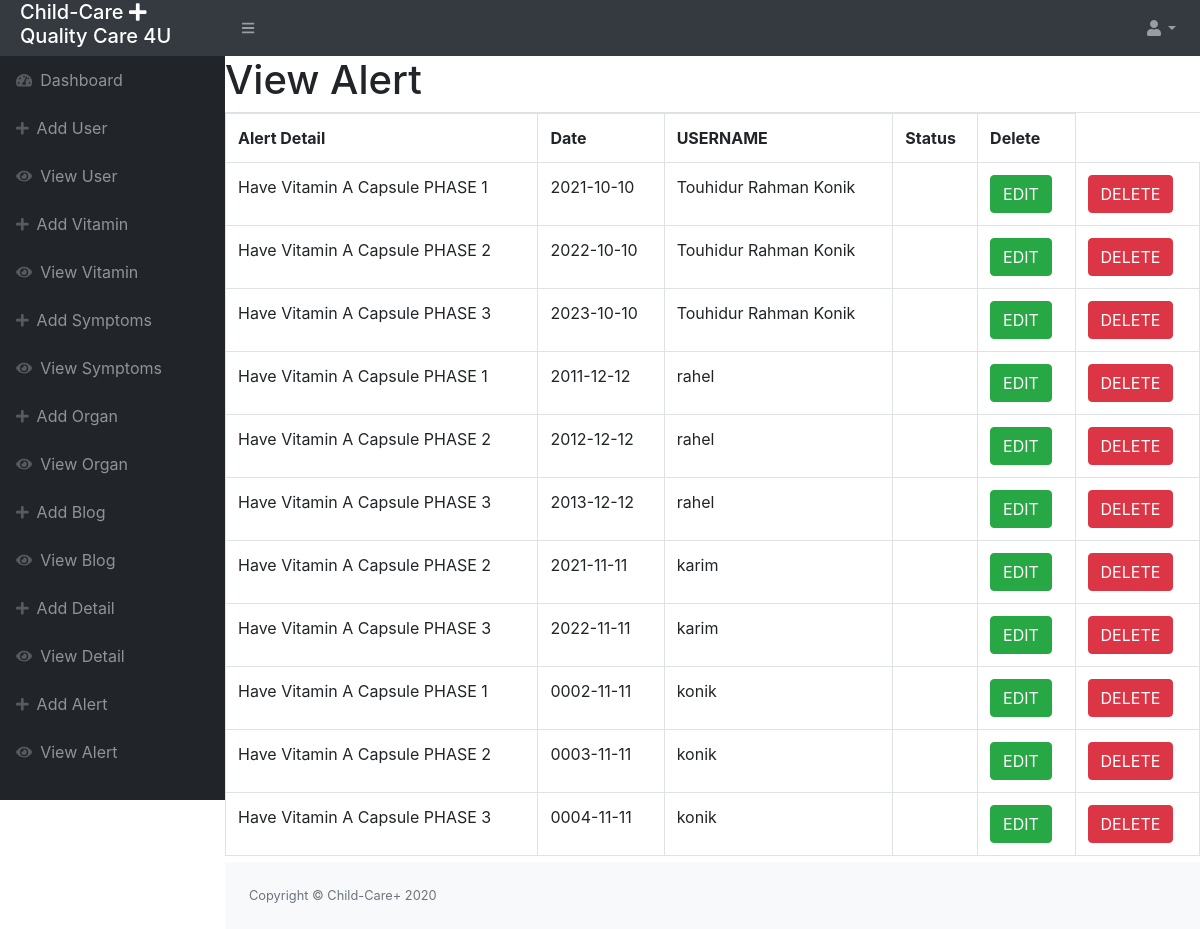
Screenshot of /child-care/admin/view-alert with the database file from the repository.
### tables this page shows
CREATE TABLE `tbl_alert` (
  `A_ID` int(255) NOT NULL,
  `ALERT_DETAIL` varchar(255) NOT NULL,
  `ALERT_DATE` date NOT NULL,
  `USER_ID` int(11) NOT NULL,
  `STATUS` varchar(255) NOT NULL
);

CREATE TABLE `tbl_user` (
  `ID` int(255) NOT NULL,
  `NAME` varchar(255) NOT NULL,
  `EMAIL` varchar(255) NOT NULL,
  `PASSWORD` varchar(255) NOT NULL,
  `C-PASSWORD` varchar(255) NOT NULL,
  `BLOOD-GROUP` varchar(255) NOT NULL,
  `WEIGHT` varchar(255) NOT NULL,
  `DOB` varchar(255) NOT NULL,
  `TYPE` varchar(255) NOT NULL
);

### child-care/application/controllers/Admin.php (called while the page is built, shortened)
<?php
class Admin extends CI_Controller {
		public function view_alert()
	{
		$data['title']='View alert';
		$data['alert']=$this->db->select('*')->from("tbl_alert,tbl_user")->where("tbl_alert.USER_ID=tbl_user.ID")->get()->result_array();
			$this->load->view('admin/inc/header');
			$this->load->view('admin/view-alert',$data);
			$this->load->view('admin/inc/footer');
	}
}

### child-care/index.php (called while the page is built, shortened)
<?php
require_once BASEPATH.'core/CodeIgniter.php';

### child-care/application/views/admin/view-alert.php (the view)
<div id="layoutSidenav_content">
                <main>
<div id="container">
<h1>View Alert</h1>
 <table class="table table-bordered" id="dataTable" width="100%" cellspacing="0">
<tr>
	<th>Alert Detail</th>
	<th>Date</th>
	<th>USERNAME</th>
	<th>Status</th>
	<th>Delete</th>
</tr>
<?php
foreach ($alert as $row) {
echo '<tr>';
echo '<td>'.$row['ALERT_DETAIL'].'</td>';
echo '<td>'.$row['ALERT_DATE'].'</td>';
echo '<td>'.$row['NAME'].'</td>';
echo '<td>'.$row['STATUS'].'</td>';
echo '<td><a href="'.base_url().'admin/edit-alert/'.$row['A_ID'].'"><button class="btn btn-success">EDIT</button><a></td>';
echo '<td><a href="'.base_url().'admin/delete-alert/'.$row['A_ID'].'"><button class="btn btn-danger">DELETE</button><a></td>';
echo '</tr>';
}
?>
</table>
</div>
      </main>

### rows the page displays
tbl_alert: ALERT_DETAIL "Have Vitamin A Capsule PHASE 1", ALERT_DATE "2021-10-10", USER_ID.NAME "Touhidur Rahman Konik"
tbl_alert: ALERT_DETAIL "Have Vitamin A Capsule PHASE 2", ALERT_DATE "2022-10-10", USER_ID.NAME "Touhidur Rahman Konik"
tbl_alert: ALERT_DETAIL "Have Vitamin A Capsule PHASE 3", ALERT_DATE "2023-10-10", USER_ID.NAME "Touhidur Rahman Konik"
tbl_alert: ALERT_DETAIL "Have Vitamin A Capsule PHASE 1", ALERT_DATE "2011-12-12", USER_ID.NAME "rahel"
tbl_alert: ALERT_DETAIL "Have Vitamin A Capsule PHASE 2", ALERT_DATE "2012-12-12", USER_ID.NAME "rahel"
tbl_alert: ALERT_DETAIL "Have Vitamin A Capsule PHASE 3", ALERT_DATE "2013-12-12", USER_ID.NAME "rahel"
tbl_alert: ALERT_DETAIL "Have Vitamin A Capsule PHASE 2", ALERT_DATE "2021-11-11", USER_ID.NAME "karim"
tbl_alert: ALERT_DETAIL "Have Vitamin A Capsule PHASE 3", ALERT_DATE "2022-11-11", USER_ID.NAME "karim"
tbl_alert: ALERT_DETAIL "Have Vitamin A Capsule PHASE 1", ALERT_DATE "0002-11-11", USER_ID.NAME "konik"
tbl_alert: ALERT_DETAIL "Have Vitamin A Capsule PHASE 2", ALERT_DATE "0003-11-11", USER_ID.NAME "konik"
tbl_alert: ALERT_DETAIL "Have Vitamin A Capsule PHASE 3", ALERT_DATE "0004-11-11", USER_ID.NAME "konik"
